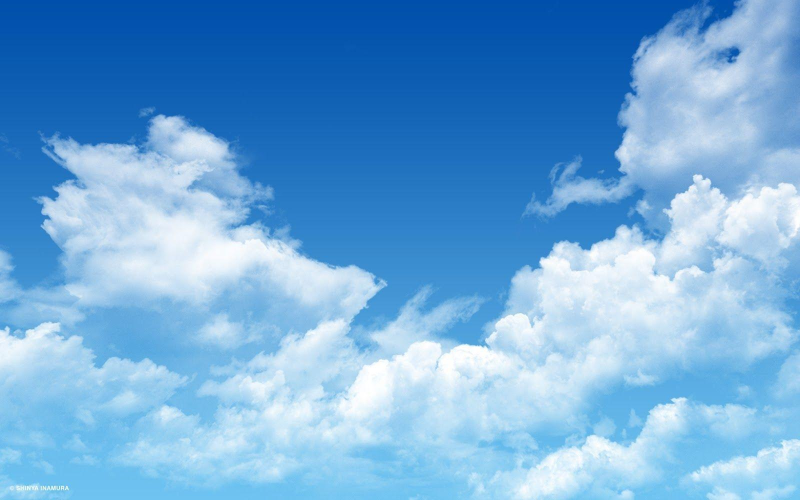
#> input picture sky/1b781fc00ecd455994b1fc29acf6b04c.jpg, 1600 x 1000 px, found by its file name (shown at 1/2 size); its folder holds only this picture in this run
$ python color_generator.py
#> lines starting #> are read from the running program, lines starting #| are printed output that depends on the picture; long printed decimals are rounded
import cv2 as cv
import numpy as np
import os
import matplotlib.pyplot as plt
from collections import Counter
from sklearn.cluster import KMeans

center_array = []

def load_images(folder):
    images = []
    for filename in os.listdir(folder):
        img = cv.imread(os.path.join(folder,filename))
#> img is the input picture: shape (1000, 1600, 3); mean B, G, R 217.9, 169.1, 111.8
        #cv.imshow('image', img)
        img = cv.cvtColor(img, cv.COLOR_BGR2RGB)
        dim = (500, 300)
        # resize image
        img = cv.resize(img, dim, interpolation=cv.INTER_AREA)
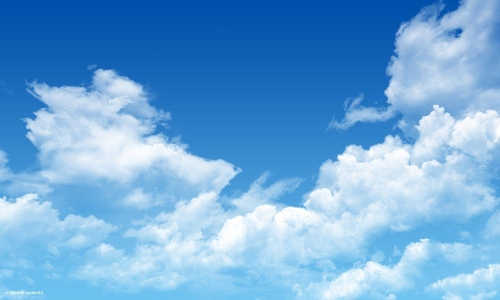
#> img: shape (300, 500, 3); mean R, G, B 111.8, 169.1, 217.9
        generate_palette(img)
        if img is not None:
            images.append(img)
        print(len(images))
    return images


def palette_perc(k_cluster):
    width = 300
    palette = np.zeros((50, width, 3), np.uint8)

    n_pixels = len(k_cluster.labels_)
    counter = Counter(k_cluster.labels_)  # count how many pixels per cluster
    perc = {}
    for i in counter:
        perc[i] = np.round(counter[i] / n_pixels, 2)
    perc = dict(sorted(perc.items()))

    #finding the max counter value for clusters
    max_per = max(perc.values())
    max_key = [k for k, v in perc.items() if v == max_per]
    print(max_per, max_key)
    print(type(max_key))

    # for logging purposes
    print(perc)
    centers = k_cluster.cluster_centers_
    print(centers)

    #print the cluster center with max counter value
    print("The Common color is: ", centers[max_key])

    step = 0

    for idx, centers in enumerate(k_cluster.cluster_centers_):
        palette[:, step:int(step + perc[idx] * width + 1), :] = centers
        step += int(perc[idx] * width + 1)

    return palette


def show_img_compar(img_1, img_2 ):
    f, ax = plt.subplots(1, 2, figsize=(10, 10))
    ax[0].imshow(img_1)
    ax[1].imshow(img_2)
    ax[0].axis('off') #hide the axis
    ax[1].axis('off')
    f.tight_layout()
    plt.show()


def generate_palette(img):
    clt = KMeans(n_clusters=3)
    clt = clt.fit(img.reshape(-1, 3))
    for x in clt.cluster_centers_:
        center_array.append(x)
#> this loop made 3 passes
#> x on passes 1 to 3: [127.9, 188.3, 230.2], [24.03, 104.3, 184.9], [196.5, 223.9, 243.2]
#> after the loop, center_array = [[127.9, 188.3, 230.2], [24.03, 104.3, 184.9], [196.5, 223.9, 243.2]]
    #show_img_compar(img, palette_perc(clt))


def color_generate():
    folder = "C:/Users/trina/PycharmProjects/ColorMapping/sky"
    load_images(folder)
#| 1
    print(center_array)
#| [array([127.862, 188.292 , 230.168]), array([ 24.028, 104.289, 184.874]), array([196.485, 223.923, 243.205])]
    print(type(center_array))
#| <class 'list'>
    kmns = KMeans(n_clusters=3)
    kmns.fit(center_array)
    print(kmns.cluster_centers_)
    cv.imshow('image', palette_perc(kmns))
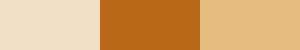
#> window 'image': shape (50, 300, 3); mean B, G, R 115.7, 171.7, 219


if __name__ == '__main__':
    color_generate()

$ run again, on sky/c40528c516ae4b5a938d910cf96087c0.jpg
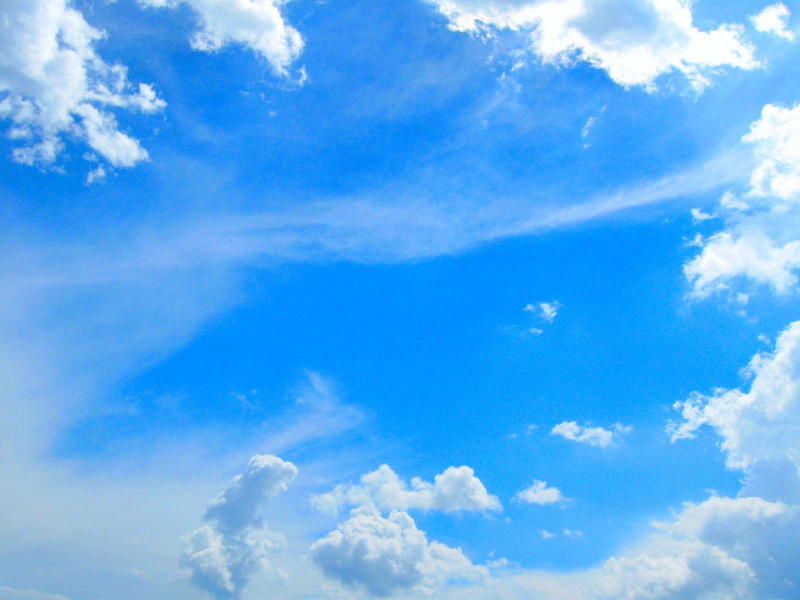
#> input picture sky/c40528c516ae4b5a938d910cf96087c0.jpg, 1600 x 1200 px, found by its file name (shown at 1/2 size)
#> in load_images, img is the input picture: shape (1200, 1600, 3); mean B, G, R 243.2, 174.5, 91.4
#> in load_images, `img = cv.resize(img, dim, interpolation=cv.INTER_AREA)`:
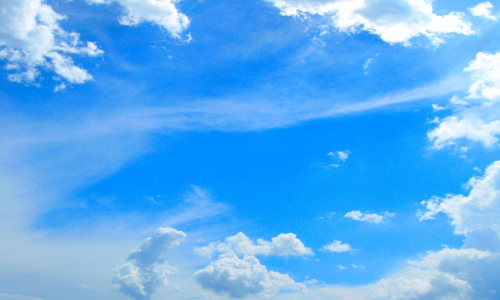
#> img: shape (300, 500, 3); mean R, G, B 91.4, 174.5, 243.2
#> the loop in generate_palette, `for x in clt.cluster_centers_:` made 3 passes
#> x on passes 1 to 3: [25.41, 149.5, 248.7], [181.2, 213.5, 237.8], [98.98, 173.8, 241]
#> after the loop in generate_palette, `for x in clt.cluster_centers_:`: center_array = [[25.41, 149.5, 248.7], [181.2, 213.5, 237.8], [98.98, 173.8, 241]]
#| 1
#| [array([ 25.410, 149.527, 248.684]), array([181.209, 213.499, 237.794]), array([ 98.981, 173.779 , 241.021])]
#| <class 'list'>
#> in color_generate, `cv.imshow('image', palette_perc(kmns))`:
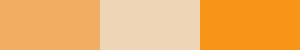
#> window 'image': shape (50, 300, 3); mean B, G, R 101.3, 178.3, 242
